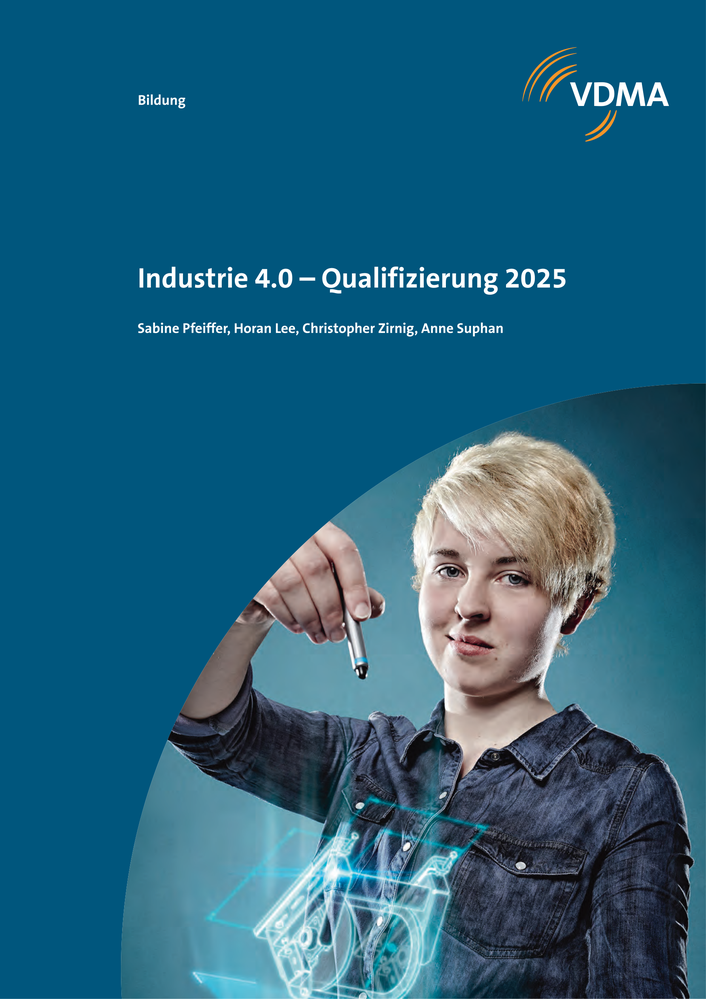
#> input picture Output/From_PDF/images/page_1.png, 706 x 999 px, shrunk from 1786 x 2526 before the run
$ python contrast_enhance.py
#> lines starting #> are read from the running program, lines starting #| are printed output that depends on the picture
from PIL import Image, ImageEnhance

# Load the image
image = Image.open('Output/From_PDF/images/page_1.png')
#> image is the input picture: PIL image 706x999 RGB; mean R, G, B 35.9, 97.2, 124.7

# Enhance the contrast
enhancer = ImageEnhance.Contrast(image)
enhanced_image = enhancer.enhance(1.3)  # The factor is a number by which to adjust the contrast. Greater than 1 increases the contrast.
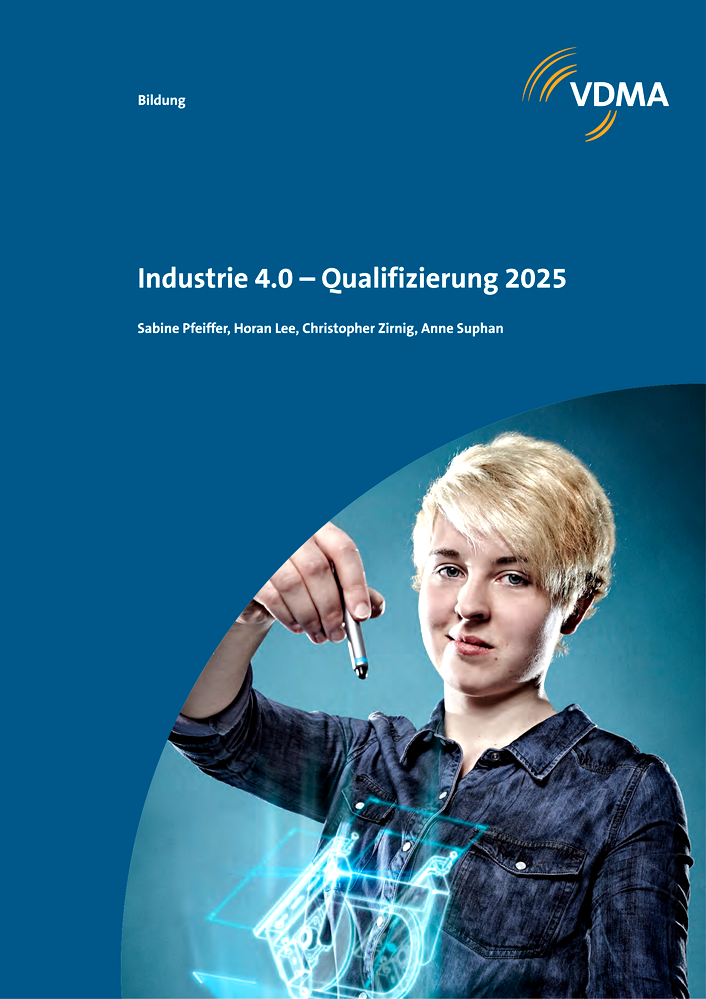
#> enhanced_image: PIL image 706x999 RGB; mean R, G, B 35.9, 101.1, 136.2

# Enhance the sharpness
sharpness_enhancer = ImageEnhance.Sharpness(enhanced_image)
sharper_image = sharpness_enhancer.enhance(2)  # 'factor' > 1 will increase sharpness

# Save the enhanced image
sharper_image.save('enhanced_image.png')
